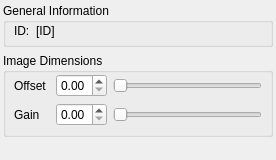
<?xml version="1.0" encoding="UTF-8"?>
<ui version="4.0">
 <class>DockWidgetCMU1394</class>
 <widget class="QWidget" name="DockWidgetCMU1394">
  <property name="geometry">
   <rect>
    <x>0</x>
    <y>0</y>
    <width>276</width>
    <height>160</height>
   </rect>
  </property>
  <property name="windowTitle">
   <string>Form</string>
  </property>
  <layout class="QVBoxLayout" name="verticalLayout_2">
   <property name="leftMargin">
    <number>3</number>
   </property>
   <property name="topMargin">
    <number>3</number>
   </property>
   <property name="rightMargin">
    <number>3</number>
   </property>
   <property name="bottomMargin">
    <number>3</number>
   </property>
   <item>
    <widget class="QGroupBox" name="groupBox">
     <property name="title">
      <string>General Information</string>
     </property>
     <layout class="QGridLayout" name="gridLayout">
      <property name="leftMargin">
       <number>8</number>
      </property>
      <property name="topMargin">
       <number>1</number>
      </property>
      <property name="rightMargin">
       <number>8</number>
      </property>
      <property name="bottomMargin">
       <number>6</number>
      </property>
      <item row="0" column="0">
       <widget class="QLabel" name="label_2">
        <property name="text">
         <string>ID:</string>
        </property>
       </widget>
      </item>
      <item row="0" column="1">
       <widget class="QLabel" name="lblID">
        <property name="sizePolicy">
         <sizepolicy hsizetype="Expanding" vsizetype="Preferred">
          <horstretch>0</horstretch>
          <verstretch>0</verstretch>
         </sizepolicy>
        </property>
        <property name="text">
         <string>[ID]</string>
        </property>
       </widget>
      </item>
     </layout>
    </widget>
   </item>
   <item>
    <widget class="QGroupBox" name="groupBox_2">
     <property name="title">
      <string>Image Dimensions</string>
     </property>
     <layout class="QGridLayout" name="gridLayout_2">
      <property name="leftMargin">
       <number>8</number>
      </property>
      <property name="topMargin">
       <number>1</number>
      </property>
      <property name="rightMargin">
       <number>8</number>
      </property>
      <property name="bottomMargin">
       <number>8</number>
      </property>
      <item row="0" column="0">
       <widget class="QLabel" name="label_3">
        <property name="text">
         <string>Offset</string>
        </property>
       </widget>
      </item>
      <item row="0" column="1">
       <widget class="QDoubleSpinBox" name="doubleSpinBoxOffset">
        <property name="sizePolicy">
         <sizepolicy hsizetype="Fixed" vsizetype="Fixed">
          <horstretch>0</horstretch>
          <verstretch>0</verstretch>
         </sizepolicy>
        </property>
        <property name="maximum">
         <double>1.000000000000000</double>
        </property>
        <property name="singleStep">
         <double>0.100000000000000</double>
        </property>
       </widget>
      </item>
      <item row="0" column="2">
       <widget class="QSlider" name="horizontalSliderOffset">
        <property name="maximum">
         <number>100</number>
        </property>
        <property name="orientation">
         <enum>Qt::Horizontal</enum>
        </property>
       </widget>
      </item>
      <item row="1" column="0">
       <widget class="QLabel" name="label_5">
        <property name="text">
         <string>Gain   </string>
        </property>
       </widget>
      </item>
      <item row="1" column="1">
       <widget class="QDoubleSpinBox" name="doubleSpinBoxGain">
        <property name="sizePolicy">
         <sizepolicy hsizetype="Fixed" vsizetype="Fixed">
          <horstretch>0</horstretch>
          <verstretch>0</verstretch>
         </sizepolicy>
        </property>
        <property name="maximum">
         <double>1.000000000000000</double>
        </property>
        <property name="singleStep">
         <double>0.100000000000000</double>
        </property>
       </widget>
      </item>
      <item row="1" column="2">
       <widget class="QSlider" name="horizontalSliderGain">
        <property name="orientation">
         <enum>Qt::Horizontal</enum>
        </property>
       </widget>
      </item>
     </layout>
    </widget>
   </item>
   <item>
    <spacer name="verticalSpacer">
     <property name="orientation">
      <enum>Qt::Vertical</enum>
     </property>
     <property name="sizeHint" stdset="0">
      <size>
       <width>20</width>
       <height>40</height>
      </size>
     </property>
    </spacer>
   </item>
  </layout>
 </widget>
 <resources/>
 <connections/>
</ui>
